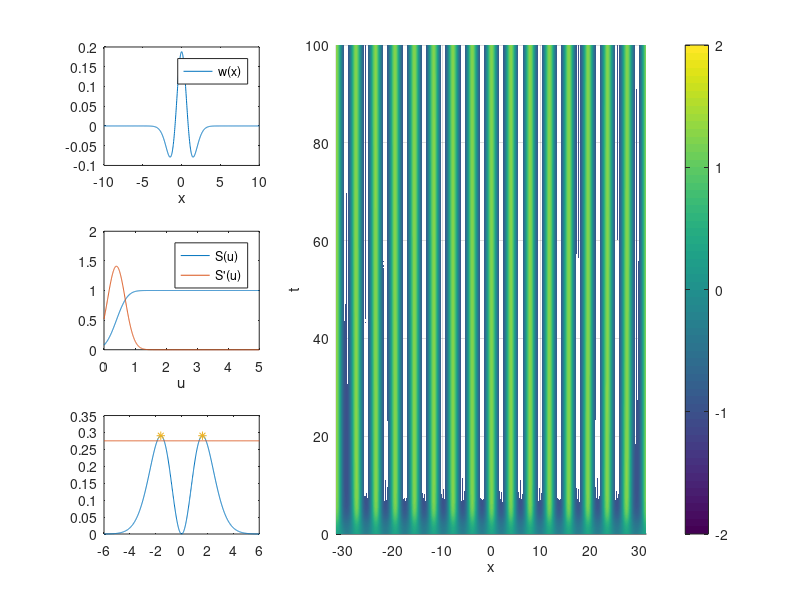
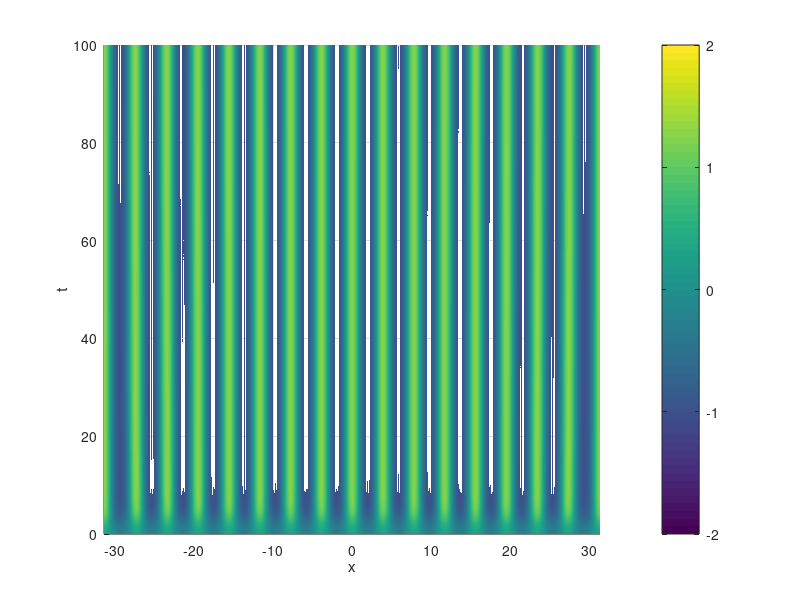

These charts were generated, in order, by the following MATLAB code:
%% Clean
clear all, close all, clc;

%% Parameters
% alpha = 10; theta  = 0.4; D = 10; B = 1.5; A = 30;
% alpha = 10; theta  = 0.4; D = 20; B = 1.5; A = 30;

% Increase noise to get patterns
% alpha = 10; theta  = 0.4; D = 0.02; B = 1.5; A = 7; % no patterns
alpha = 10; theta  = 0.4; D = 0.07; B = 1.5; A = 7;   % patterns

%% Funcion handles for the synaptic kernel
wFun = @(x) 1/sqrt(pi)*exp(-x.^2)- 1/(sqrt(pi)*B)*exp(-(x/B).^2); 
wHatFun = @(xi) ( exp(-xi.^2/4) - exp(-(xi*B).^2/4) );

%% Funcion handles for the firing rate function
phi = @(x) 0.5*(1+erf(x/sqrt(2)));
rho = @(x,u,D) exp(-(x-u).^2./(2*D) )/sqrt(2*pi*D);
S  = @(u) phi(alpha*(u-theta)./sqrt(1+alpha^2*D));
dS = @(u) rho(alpha*(u-theta)./sqrt(1+alpha^2*D),0,1)*alpha/sqrt(1+alpha^2*D);

%% Plot firing rate and kernel
figure;
x = linspace(-10,10,1000); u = linspace(0,5,1000);
subplot(3,3,1); 
plot(x,wFun(x)); xlabel('x'); legend({'w(x)'})
subplot(3,3,4); 
plot(u,S(u),u,dS(u)); xlabel('u'); legend({'S(u)','S''(u)'});

%% Plot Fourier Transform
xic = sqrt(8*log(B)/(B^2-1));
wHatc = wHatFun(xic);
Ac = 1/(wHatc*dS(0));

% Plot kernel fourier Transform. 
subplot(3,3,7);
xi = linspace(-6,6,1000);
plot(xi,wHatFun(xi),...
     xi, 1/(A*dS(0))*ones(size(xi)),...
     [-xic xic],wHatFun([-xic xic]),'*'...
); 

%% Spatial grid
n = 2^10; L = 10*pi; dx = 2*L/n; x = -L+[0:n-1]'*dx;

%% Form matrix (ring geometry)
M = zeros(n,n);
y = wFun(x)*dx;
iRows = 1:n;
iShift = -n/2:n/2-1;
for i = 1:n
  M(iRows(i),:) = circshift(y, iShift(i));
end

%% Form the neural field RHS
rhs = @(t,u) -u + A*M*S(u);

%% Initial condition, and time step
% u0 = 0.3*rand(size(x));
u0 = 0.3*cos(xic*x);
tspan = [0 100];
[t,U] = ode45(rhs,tspan,u0);

%% Plot state
subplot(3,3,[2 3 5 6 8 9]);
[X,T]= meshgrid(x,t);  
surf(X,T,U); view([0 90]); shading interp; caxis([-2 2]);
xlabel('x'); ylabel('t'); zlabel('u(x,t)');
axis tight; colorbar;

%% Plot state on its own
figure;
[X,T]= meshgrid(x,t);  
surf(X,T,U); view([0 90]); shading interp; caxis([-2 2]);
xlabel('x'); ylabel('t'); zlabel('u(x,t)');
axis tight; colorbar;

p = D;
u = U(end,:)';
save('finalSate.mat','p','u');

